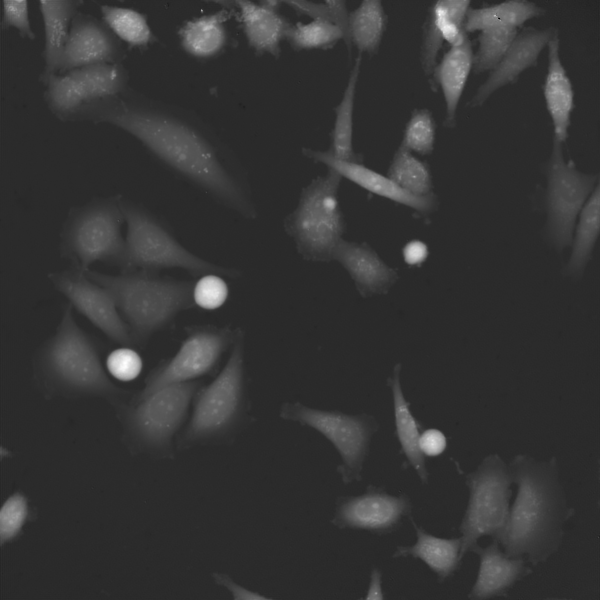
%> input picture example_data/QPI_10_raw.tif, 600 x 600 px
$ octave example_qpi.m   (GNU Octave 9; MATLAB toolbox functions it lacks are replaced by stand-ins)
%> lines starting %> are read from the running program, lines starting %| are printed output that depends on the picture; in (x1, y1, x2, y2) boxes, pixels count from 0 and x2, y2 are one past the last pixel; in counts of white or black regions, pixels touching at a corner belong together; the program's own positions count from 1
### foreground_segmentation/poisson_tresh.m
function t=poisson_tresh(I)


%Input:
%       I: input image
%Output:
%       bw: segmented foreground

%Reference:
% [1] Al-Kofahi, Y., Lassoued, W., Lee, W., Roysam, B.: Improved automatic detection and segmentation of cell
% nuclei in histopathology images. IEEE Transactions on Biomedical Engineering 57(4), 841–852 (2010).
% doi:10.1109/TBME.2009.2035102


%Composed by Tomas Vicar 24/05/2018,
% Department of Biomedical Engineering, Brno University of Technology
% vicar@feec.vutbr.cz

%minimum error tresholding for poissson distribution


n_bins=128;


I_norm=mat2gray(I);


edges=linspace(0,1,n_bins);
N= histcounts(I_norm(:),edges, 'Normalization', 'probability');


for t=1:length(N)
    P0(t)=sum(N(1:t));
    P1(t)=sum(N(t+1:end));

    mu0(t)=sum(((1:t)-1).*N(1:t))/P0(t);
    mu1(t)=sum(((t+1:numel(N))-1).*N(t+1:end))/P1(t);

end


mu=sum(((1: numel(N))-1).*N);

tt=mu-(P0.*(log(P0)+mu0.*log(mu0)))-(P1.*(log(P1)+mu1.*log(mu1)));


[~,t]=min(tt);

t=edges(t);
t=t*(max(I(:))-min(I(:)))+min(I(:));


drawnow

### foreground_segmentation/EGT_Segmentation.m
% Disclaimer:  IMPORTANT:  This software was developed at the National Institute of Standards and Technology by employees of the Federal Government in the course of their official duties. Pursuant to title 17 Section 105 of the United States Code this software is not subject to copyright protection and is in the public domain. This is an experimental system. NIST assumes no responsibility whatsoever for its use by other parties, and makes no guarantees, expressed or implied, about its quality, reliability, or any other characteristic. We would appreciate acknowledgment if the software is used. This software can be redistributed and/or modified freely provided that any derivative works bear some notice that they are derived from it, and any modified versions bear some notice that they have been modified.


% S = auto_edge_detection_ksdensity(I, min_cell_size, lower_hole_size_bound, upper_hole_size_bound, manual_finetune)
%
% Inputs
%     -I: image to be segmented using automatic gradient based edge detection.
%     -min_cell_size: smallest object in segmented image that will be kept. Smaller objects will be removed.
%     -upper_hole_size_bound: holes larger than this in the segmented image will be filled in.
%     -manual_finetune:
%
% Outputs
%     -S: segmented image (logical)

function S = EGT_Segmentation(I, min_cell_size, upper_hole_size_bound, manual_finetune)
if ~exist('min_cell_size','var')
    min_cell_size = 1;
end
if ~exist('upper_hole_size_bound','var')
    upper_hole_size_bound = inf;
end
if ~exist('manual_finetune','var')
    manual_finetune = 0;
end

% this controls how far each increment of manual_finetune moves the percentile threshold
greedy_step = 1;

% Compute image gradient and percentiles
S = imgradient(single(I));
S1 = nonzeros(S);

% Compute gradient image histogram
ratio = (max(S1)-min(S1))/1000;
% factor = ceil(numel(S1)/25000000); % set the factor so limit the number of pixel to 25 million
% [hist_data,~] = hist(S1(1:factor:end),min(S1):ratio:max(S1));
[hist_data,~] = hist(S1(:),min(S1):ratio:max(S1));


% get the mode and the corresponding frequency value
[~,hist_mode_loc] = sort(hist_data, 'descend');
hist_mode_loc = round(mean(hist_mode_loc(1:3))); % take the average of the first 3 peaks
% normalize the histogram counts between 0-1
temp_hist = hist_data/sum(hist_data)*100;
% compute lower bound
lower_bound = 3*hist_mode_loc;
if lower_bound > numel(temp_hist)
    warning('lower bound set to end of list.');
    lower_bound = numel(temp_hist);
end

% ensure that 75% of the pixels have been taken
% c = cumsum(temp_hist);
% idx = find(c>95,1);
norm_hist = temp_hist/max(temp_hist);
idx = find(norm_hist(hist_mode_loc:end)<0.05,1) + hist_mode_loc - 1;

upper_bound = max(idx, 18*hist_mode_loc);

% Compute the density metric
if upper_bound > numel(temp_hist)
    warning('upper bound set to end of list.');
    upper_bound = numel(temp_hist);
end
density_metric = sum(temp_hist(lower_bound:upper_bound));

% Fit a line between the 80th and the 40th percentiles from the plot above
saturation1 = 3;
saturation2 = 42;
a = (95 - 40) / (saturation1 - saturation2);
b = 95 - a*saturation1;

% Compute gradient threshold
prct_value = round(a*density_metric + b);
if prct_value > 98;
    prct_value = 98;
end
if prct_value < 25;
    prct_value = 25;
end
% decrease or increase by a multiple of 5 percentile the manual input
prct_value = prct_value - greedy_step*manual_finetune;
if prct_value > 100, prct_value = 100; end
if prct_value < 1, prct_value = 1; end

% threshold = prctile(S1,prct_value);
prct_value = prct_value/100;
threshold = percentile_computation(S1,prct_value);


% Threshold the gradient image and perform some cleaning with morphological operations
S = S > threshold;
S = fill_holes(S, upper_hole_size_bound);
S = imerode(S,strel('disk',1));  % removes the border pixels from the gradient
S = bwareaopen(S,min_cell_size,8);

end


% [58 lines left out: functions percentile_computation, fill_holes, not called in this run]

### example_qpi.m
clc;clear all;close all;
addpath('detection','evaluation','foreground_segmentation','final_segmentation','example_data')
addpath(genpath('util'))

%Composed by Tomas Vicar 24/05/2018,
% Department of Biomedical Engineering, Brno University of Technology
% vicar@feec.vutbr.cz


I=double(imread('example_data/QPI_10_raw.tif'));%load example data
%> I: size 600x600 double; min -0.628, max 3.08, mean 0.156; mean of the top-left, top-right, bottom-left and bottom-right quarters 0.175, 0.215, 0.124, 0.107
gt_mask=imread('example_data/QPI_10_groundtruth_mask.png')==1;
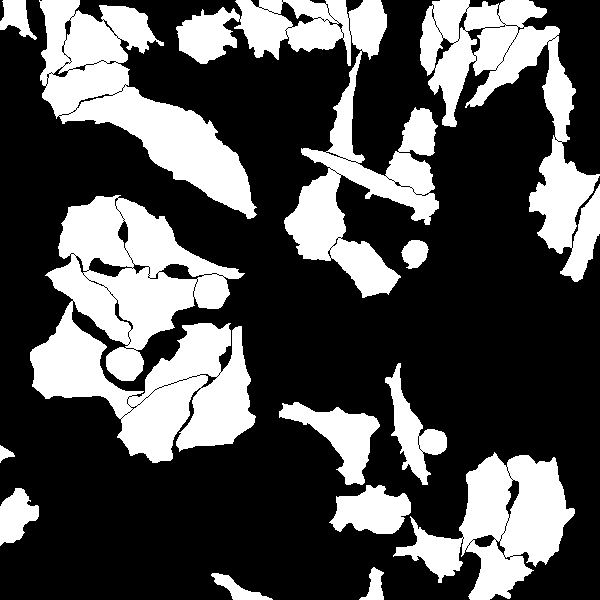
%> input picture example_data/QPI_10_groundtruth_mask.png, 600 x 600 px
%> gt_mask: size 600x600 logical; 31.8% white; 14 white regions, largest, box (x1, y1, x2, y2) and area: (30, 195, 256, 463) 33631, (176, 0, 439, 298) 21099, (39, 0, 257, 219) 17534

rmin=10;%estimated celll radius range and area
rmax=40;
area_min=250;
min_and_max_of_img1=[-1.0169 2.9386]; % minimal and maximal intensity of first image (for normalization)


%% simple treshold
t=0.27;
I_norm=mat2gray(I,min_and_max_of_img1);
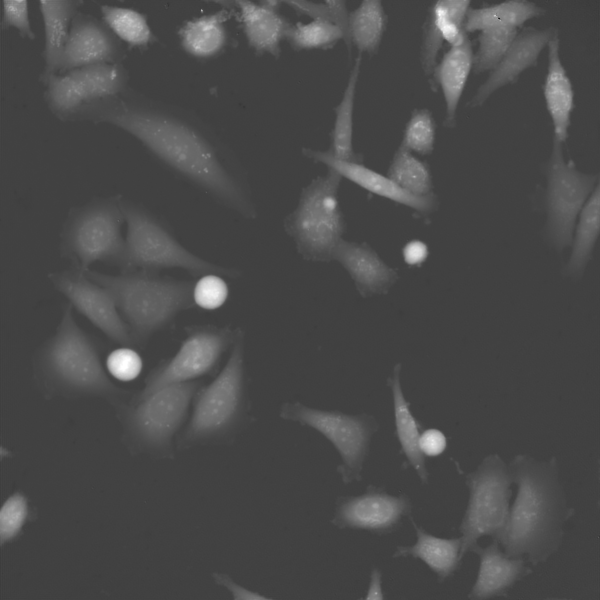
%> I_norm: size 600x600 double; min 0.0982, max 1, mean 0.296
res_simple_treshold=I_norm>t;
%> res_simple_treshold: size 600x600 logical; 32.6% white; 108 white regions (90 under 20 px), largest, box (x1, y1, x2, y2) and area: (33, 194, 251, 460) 34042, (175, 0, 440, 298) 22641, (419, 0, 600, 279) 17852
figure;imshow(I,[]);hold on;
visboundaries(res_simple_treshold)
title('simple treshold')
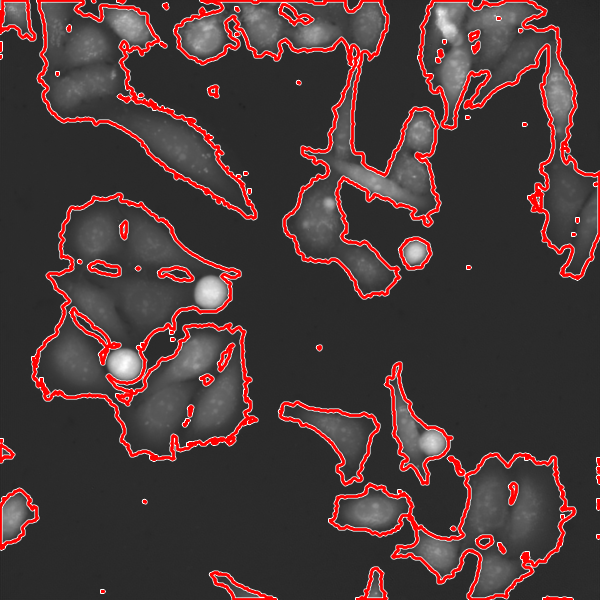
%> figure redrawn from the program's plot data; its title reads 'simple treshold'


%% otsu treshold
I_norm=mat2gray(I);
t = graythresh(I_norm);
%> t = 0.29
res_otsu_treshold=I_norm>t;
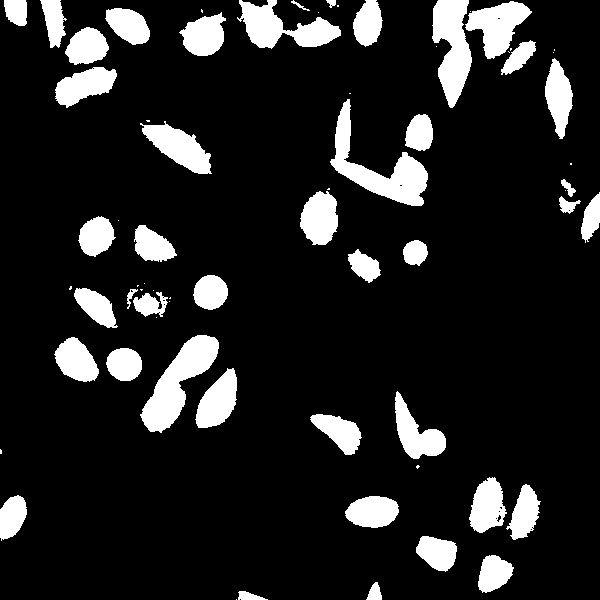
%> res_otsu_treshold: size 600x600 logical; 13.3% white; 69 white regions (26 under 20 px), largest, box (x1, y1, x2, y2) and area: (330, 99, 428, 206) 3294, (140, 335, 219, 433) 3229, (432, 0, 472, 108) 2738
figure;imshow(I,[]);hold on;
visboundaries(res_otsu_treshold)
title('otsu treshold')


%% poisson treshold
I_norm=imadjust(I);%works better after elimination of extreme values
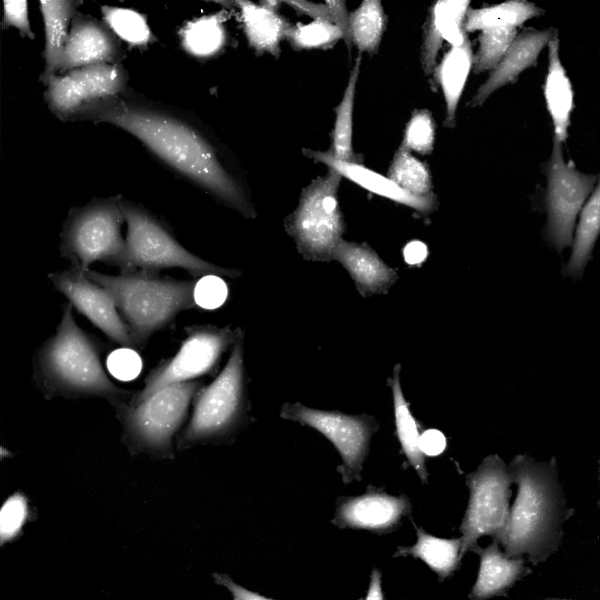
%> I_norm: size 600x600 double; min 0, max 1, mean 0.144
t=poisson_tresh(I_norm);
%> in poisson_tresh, `N= histcounts(I_norm(:),edges, 'Normalization', 'probability');`: N = 127 values, max 0.505 at index 1, min 0.000536 at index 125, mean 0.00787
%> after the loop in poisson_tresh, `for t=1:length(N)`: P0 = 127 values from 0.505 to 1; P1 = 127 values, max 0.495 at index 1, min 0 at index 127, mean 0.141; mu0 = 127 values from 0 to 17.91
%> in poisson_tresh, `mu=sum(((1: numel(N))-1).*N);`: mu = 17.91
%> in poisson_tresh, `[~,t]=min(tt);`: t = 17
%> in poisson_tresh, `t=edges(t);`: t = 0.126
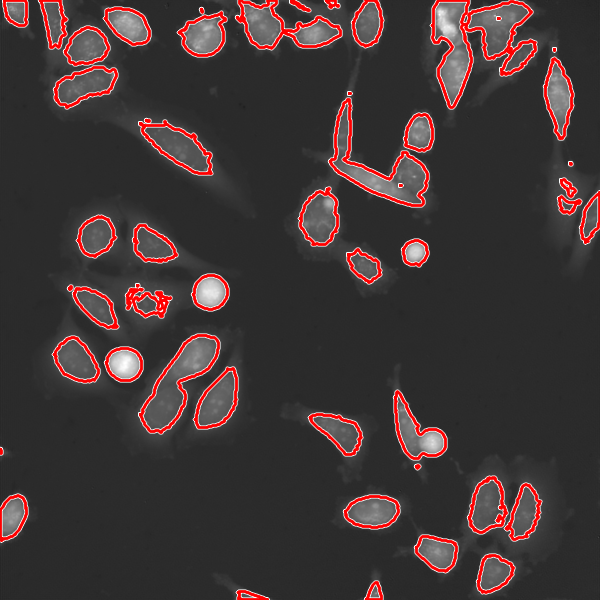
%> figure redrawn from the program's plot data; its title reads 'otsu treshold'
%> t = 0.126
res_poisson_treshold=I_norm>t;
%> res_poisson_treshold: size 600x600 logical; 27% white; 117 white regions (89 under 20 px), largest, box (x1, y1, x2, y2) and area: (177, 0, 437, 297) 20025, (42, 204, 230, 393) 17781, (421, 0, 600, 269) 15425
figure;imshow(I,[]);hold on;
visboundaries(res_poisson_treshold)
title('poisson treshold')
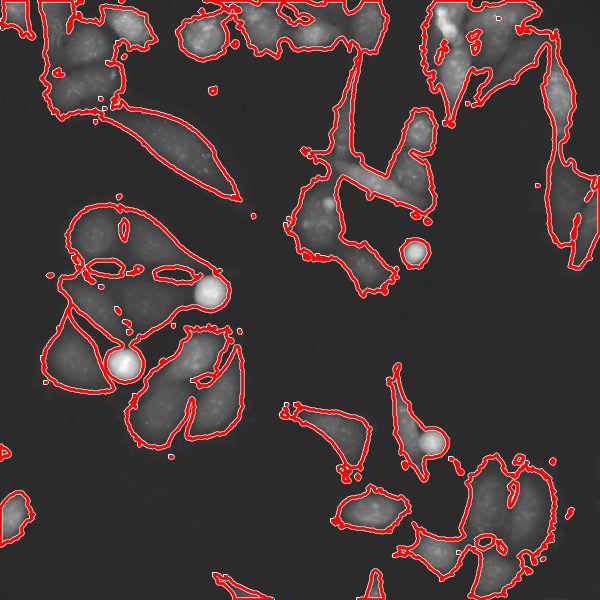
%> figure redrawn from the program's plot data; its title reads 'poisson treshold'


%% EGT
min_object_size=area_min;
min_hole_size=322;
treshold_finetune=2.2;
res_EGT = EGT_Segmentation(I, min_object_size,min_hole_size,treshold_finetune);
%> the run ends on the next line
